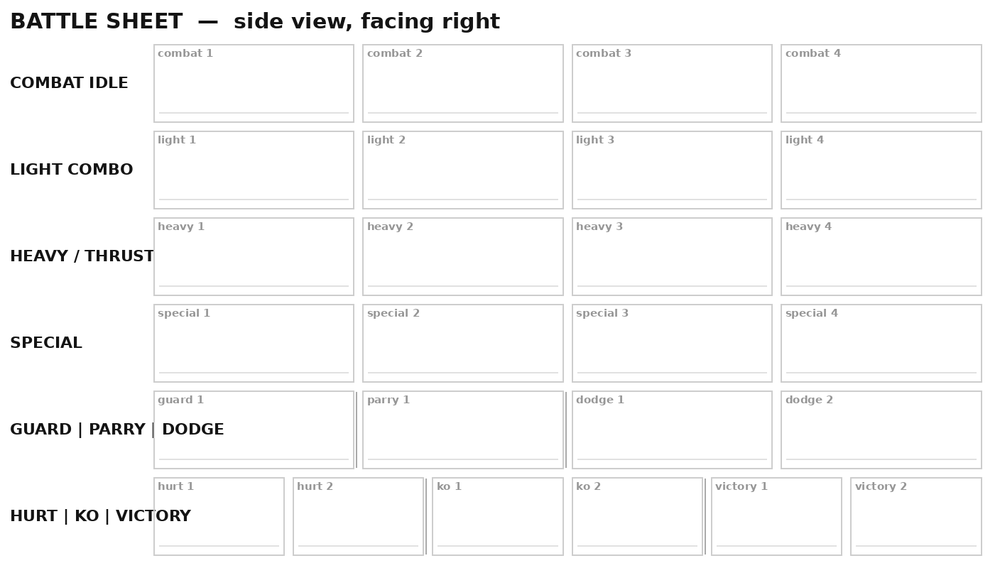
#> input picture emerald-blood/tools/pool/battle_template.png, 1000 x 568 px, shrunk from 1408 x 800 before the run
$ python edgeclean.py battle_template.png
#> lines starting #> are read from the running program, lines starting #| are printed output that depends on the picture; after the words box and inside, x2 and y2 are one past the last pixel; in counts of white or black regions, pixels touching at a corner belong together
"""Edge clean-up for cut sprite atlases (Chat C).
White (or chroma) halo removal: pixels on a sprite's outer edge that are pale and colourless (or tinted toward the
sheet's background colour) were mixed with the background by the image generator / JPEG. Each one takes the colour of
the nearest solid interior pixel instead, and the faintest ones are dropped. Coloured highlights are left alone.
Usage: python3 edgeclean.py <atlas.png> [...]   (also writes the .webp twin)"""
import sys, numpy as np
from PIL import Image
from scipy import ndimage as nd

def clean(a, bg=(255, 255, 255), band=3):
#> called with bg = (255, 255, 255), band = 3
    a = a.copy(); A = a[..., 3]; op = A > 24
#> after `A = a[..., 3]`: A: shape (568, 1000); every value is 255
#> after `op = A > 24`: op: shape (568, 1000) bool; every value is 1
    inner = nd.binary_erosion(op, iterations=band)
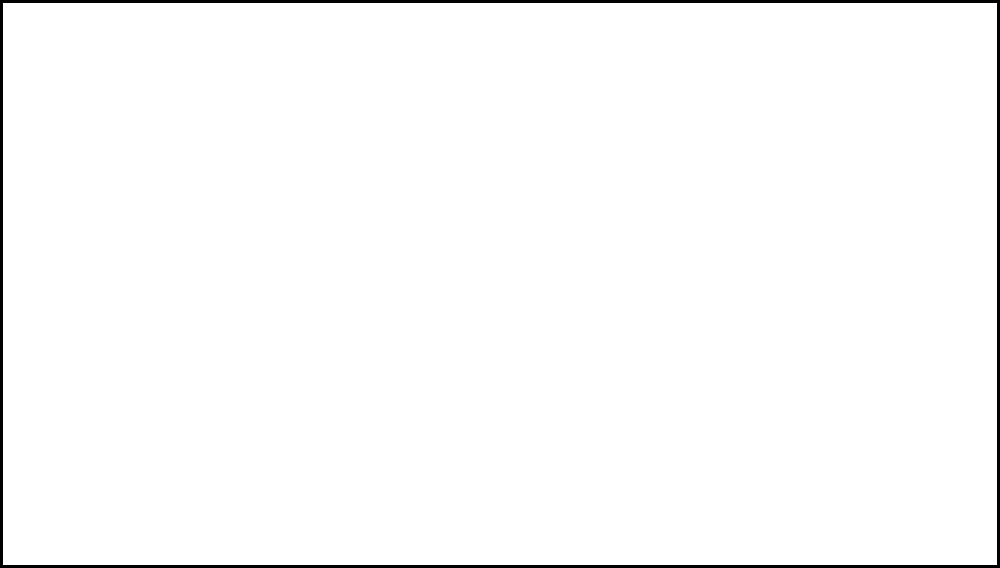
#> inner: shape (568, 1000) bool; 98.4% white; 1 black region, box (x1, y1, x2, y2) and area: (0, 0, 1000, 568) 9372
    edge = op & ~inner
    if not inner.any(): return a
    _, (iy, ix) = nd.distance_transform_edt(~inner, return_indices=True)
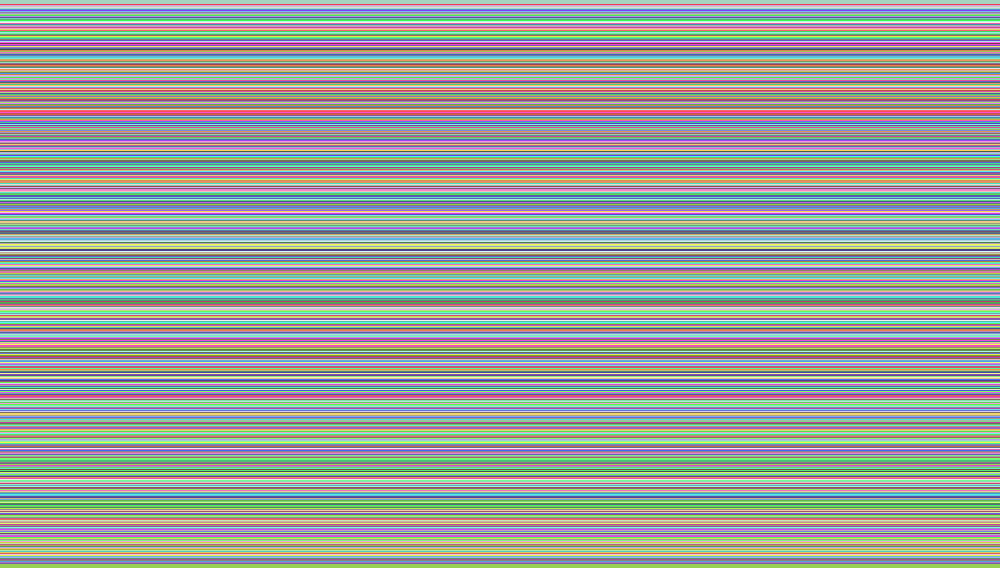
#> iy: shape (568, 1000) int32; 562 distinct labels, from 3 to 564; one colour per label, 0 black
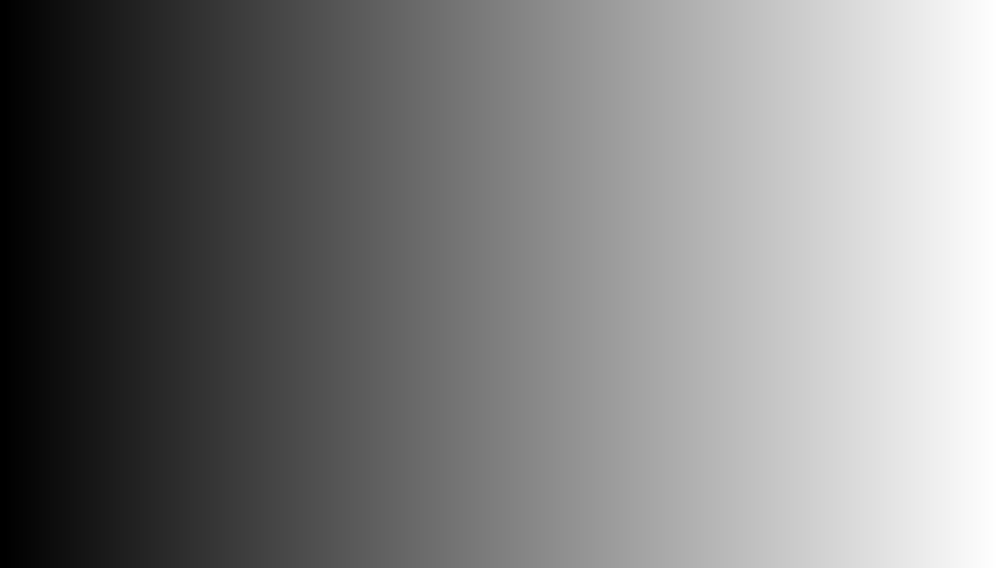
#> ix: shape (568, 1000) int32; min 3, max 996, mean 499.5; drawn with min black and max white
    rgb = a[..., :3].astype(float); src = rgb[iy, ix]
    lum = rgb @ [.3, .59, .11]; slum = src @ [.3, .59, .11]
    sat = rgb.max(-1) - rgb.min(-1)
#> sat: shape (568, 1000) float64; every value is 0
    bgd = np.sqrt(((rgb - np.array(bg, float)) ** 2).sum(-1)); srcd = np.sqrt(((rgb - src) ** 2).sum(-1))
#> after `bgd = np.sqrt(((rgb - np.array(bg, float)) ** 2).sum(-1))`:
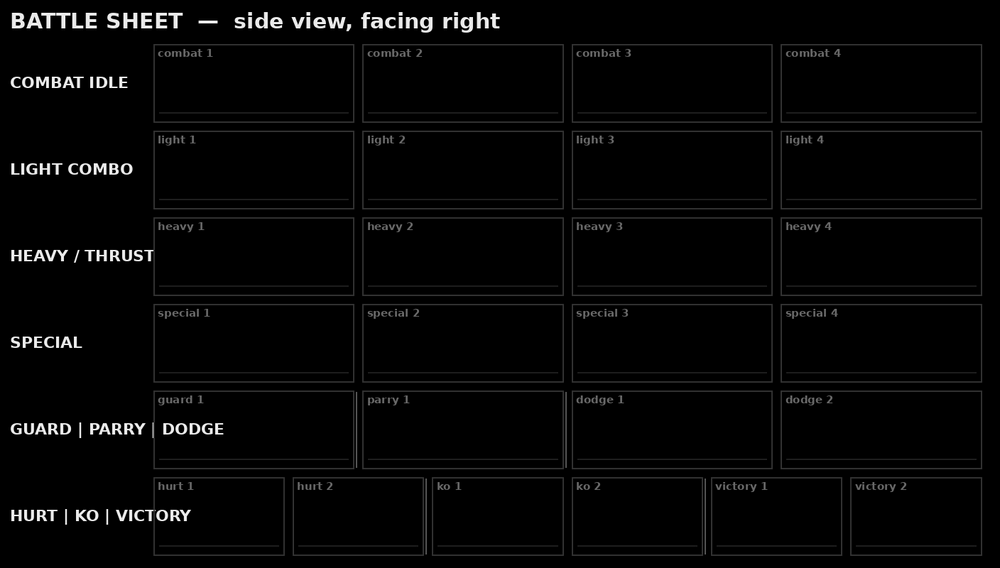
#> bgd: shape (568, 1000) float64; min 0, max 441.7, mean 10.3; drawn with min black and max white
    pale = (lum > slum + 35) & (sat < 70)          # whiter than the body it sits on, and colourless
#> pale: shape (568, 1000) bool; every value is 0
    toward_bg = bgd < srcd                           # closer to the background than to the body
    r, g, b = rgb[..., 0], rgb[..., 1], rgb[..., 2]
    toward_bg |= (r - g > 45) & (b - g > 45) & (srcd > 40) & ~((src[..., 0] - src[..., 1] > 45) & (src[..., 2] - src[..., 1] > 45))   # magenta-sheet halo
    bad = edge & (pale | toward_bg)
    a[..., :3][bad] = src[bad].astype(np.uint8)
    # very faint edge pixels that were mostly background: drop them
    a[..., 3][edge & (A < 110) & (pale | toward_bg)] = 0
    # isolated specks left floating outside the body
    lab, n = nd.label(a[..., 3] > 24)
#> lab: shape (568, 1000) int32; every value is 1
#> n = 1
    if n:
        sizes = nd.sum(np.ones_like(lab), lab, range(1, n + 1))
#> sizes = [568000]
        tiny = np.isin(lab, np.where(sizes < 6)[0] + 1); a[..., 3][tiny] = 0
    return a

if __name__ == '__main__':
    for p in sys.argv[1:]:
        a = np.array(Image.open(p).convert('RGBA')); b = clean(a)
        Image.fromarray(b).save(p, optimize=True)
        try: Image.fromarray(b).save(p.rsplit('.', 1)[0] + '.webp', lossless=True)
        except Exception: pass
        print(p, int((a != b).any(-1).sum()), 'px fixed')
#| battle_template.png 0 px fixed
